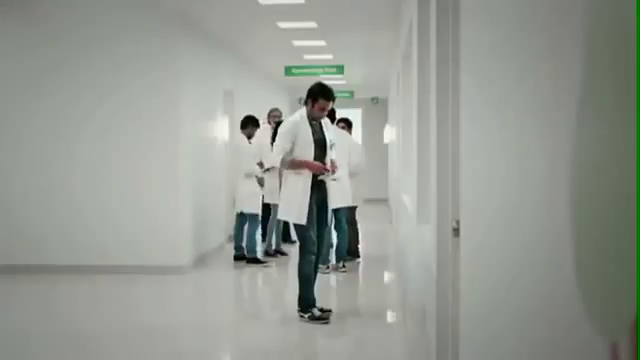
#> input picture frame 112 of robotics/cap1.avi, 640 x 360 px, given in place of capture.avi, which was not available
$ python example_vid.py
#> lines starting #> are read from the running program, lines starting #| are printed output that depends on the picture; after the words box and inside, x2 and y2 are one past the last pixel; in counts of white or black regions, pixels touching at a corner belong together; pictures that were not available may be replaced by others from this repository, and a replacement may not be noted
import numpy as np
from matplotlib import pyplot as plt
import cv2

cap = cv2.VideoCapture('capture.avi')
i = 0
while(cap.isOpened()):
    ret, frame = cap.read()
#> frame is the input picture: shape (360, 640, 3); mean B, G, R 145.4, 153.3, 148.8
    i += 1

    # hsv_roi =  cv2.cvtColor(frame, cv2.COLOR_BGR2HSV)

    # if i % 100 == 0:
    imgray = cv2.cvtColor(frame,cv2.COLOR_BGR2GRAY)
    ret,thresh = cv2.threshold(imgray,127,255,0)
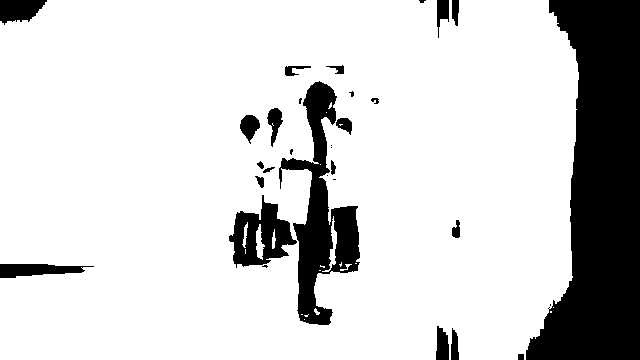
#> thresh: shape (360, 640); 82.4% white; 31 black regions (10 under 20 px)
    contours, hierarchy = cv2.findContours(thresh,cv2.RETR_TREE,cv2.CHAIN_APPROX_SIMPLE)
#> contours = 46 contours, 26 with area under 20; largest, box (x1, y1, x2, y2) and area: (0, 0, 579, 360) 199816, (278, 80, 361, 326) 7893, (228, 194, 298, 269) 2952, (239, 114, 261, 145) 382, (266, 107, 284, 148) 362
    cv2.drawContours(frame, contours, -1, (0,255,0), 3)
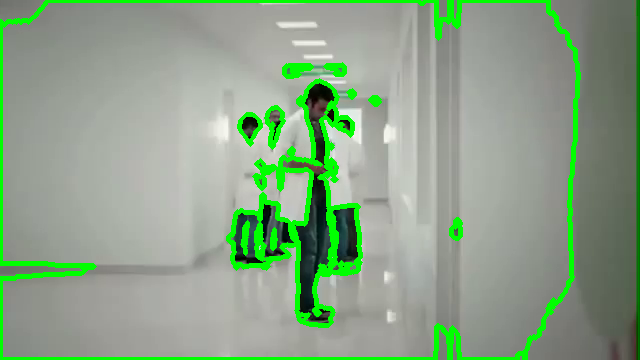
#> frame: shape (360, 640, 3); 7.63% of pixels changed, all inside (x1, y1, x2, y2) = (0, 0, 581, 360)
    cv2.imshow('frame',frame)

    # [8 lines of commented-out code are left out]

    if cv2.waitKey(1) & 0xFF == ord('q'):
#> (key q is pressed here)
        break


cap.release()
cv2.destroyAllWindows()

$ run again, starting later in the video
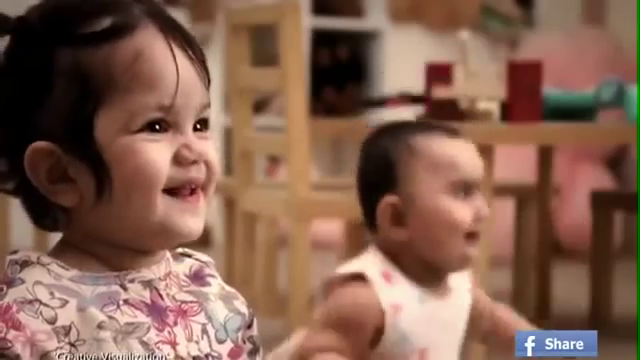
#> input picture frame 507 of robotics/cap1.avi, 640 x 360 px, given in place of capture.avi, which was not available
#> frame is the input picture: shape (360, 640, 3); mean B, G, R 79.1, 95.8, 131.3
#> `ret,thresh = cv2.threshold(imgray,127,255,0)`:
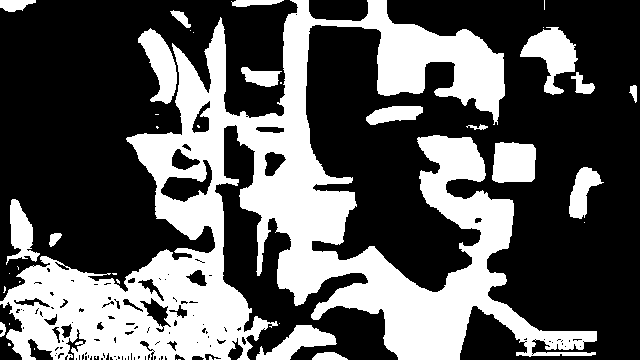
#> thresh: shape (360, 640); 35.8% white; 40 white regions (22 under 20 px)
#> contours = 164 contours, 111 with area under 20; largest, box (x1, y1, x2, y2) and area: (0, 0, 597, 360) 72810, (520, 27, 578, 95) 1754, (492, 142, 536, 183) 1530, (138, 28, 177, 104) 1446, (256, 325, 337, 360) 1176
#> `cv2.drawContours(frame, contours, -1, (0,255,0), 3)`:
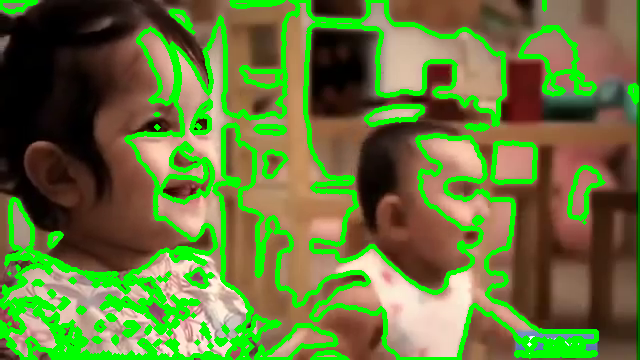
#> frame: shape (360, 640, 3); 17.79% of pixels changed, all inside (x1, y1, x2, y2) = (0, 0, 639, 360)
